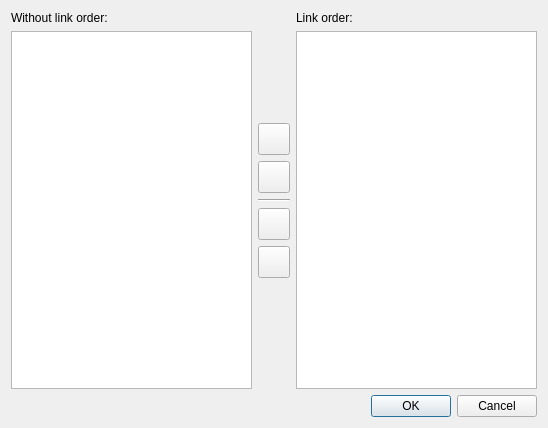
<?xml version="1.0" encoding="UTF-8"?>
<ui version="4.0">
 <class>DialogLinkOrderEditor</class>
 <widget class="QDialog" name="DialogLinkOrderEditor">
  <property name="geometry">
   <rect>
    <x>0</x>
    <y>0</y>
    <width>548</width>
    <height>428</height>
   </rect>
  </property>
  <property name="windowTitle">
   <string>Dialog</string>
  </property>
  <layout class="QVBoxLayout" name="verticalLayout_2">
   <item>
    <layout class="QHBoxLayout" name="horizontalLayout">
     <item>
      <layout class="QVBoxLayout" name="verticalLayout_3">
       <item>
        <widget class="QLabel" name="label">
         <property name="text">
          <string>Without link order:</string>
         </property>
        </widget>
       </item>
       <item>
        <widget class="QListWidget" name="listUnordered">
         <property name="alternatingRowColors">
          <bool>true</bool>
         </property>
        </widget>
       </item>
      </layout>
     </item>
     <item>
      <layout class="QVBoxLayout" name="verticalLayout">
       <item>
        <spacer name="verticalSpacer_2">
         <property name="orientation">
          <enum>Qt::Vertical</enum>
         </property>
         <property name="sizeHint" stdset="0">
          <size>
           <width>20</width>
           <height>40</height>
          </size>
         </property>
        </spacer>
       </item>
       <item>
        <widget class="QToolButton" name="buttonAdd">
         <property name="minimumSize">
          <size>
           <width>32</width>
           <height>32</height>
          </size>
         </property>
         <property name="icon">
          <iconset theme="add">
           <normaloff>.</normaloff>.</iconset>
         </property>
        </widget>
       </item>
       <item>
        <widget class="QToolButton" name="buttonRemove">
         <property name="minimumSize">
          <size>
           <width>32</width>
           <height>32</height>
          </size>
         </property>
         <property name="icon">
          <iconset theme="remove">
           <normaloff>.</normaloff>.</iconset>
         </property>
        </widget>
       </item>
       <item>
        <widget class="Line" name="line">
         <property name="orientation">
          <enum>Qt::Horizontal</enum>
         </property>
        </widget>
       </item>
       <item>
        <widget class="QToolButton" name="buttonMoveUp">
         <property name="minimumSize">
          <size>
           <width>32</width>
           <height>32</height>
          </size>
         </property>
         <property name="icon">
          <iconset theme="up">
           <normaloff>.</normaloff>.</iconset>
         </property>
        </widget>
       </item>
       <item>
        <widget class="QToolButton" name="buttonMoveDown">
         <property name="minimumSize">
          <size>
           <width>32</width>
           <height>32</height>
          </size>
         </property>
         <property name="icon">
          <iconset theme="down">
           <normaloff>.</normaloff>.</iconset>
         </property>
        </widget>
       </item>
       <item>
        <spacer name="verticalSpacer">
         <property name="orientation">
          <enum>Qt::Vertical</enum>
         </property>
         <property name="sizeHint" stdset="0">
          <size>
           <width>20</width>
           <height>40</height>
          </size>
         </property>
        </spacer>
       </item>
      </layout>
     </item>
     <item>
      <layout class="QVBoxLayout" name="verticalLayout_4">
       <item>
        <widget class="QLabel" name="label_2">
         <property name="text">
          <string>Link order:</string>
         </property>
        </widget>
       </item>
       <item>
        <widget class="QListWidget" name="listOrdered">
         <property name="dragDropMode">
          <enum>QAbstractItemView::InternalMove</enum>
         </property>
         <property name="alternatingRowColors">
          <bool>true</bool>
         </property>
        </widget>
       </item>
      </layout>
     </item>
    </layout>
   </item>
   <item>
    <widget class="QDialogButtonBox" name="buttonBox">
     <property name="orientation">
      <enum>Qt::Horizontal</enum>
     </property>
     <property name="standardButtons">
      <set>QDialogButtonBox::Cancel|QDialogButtonBox::Ok</set>
     </property>
    </widget>
   </item>
  </layout>
 </widget>
 <resources/>
 <connections>
  <connection>
   <sender>buttonBox</sender>
   <signal>accepted()</signal>
   <receiver>DialogLinkOrderEditor</receiver>
   <slot>accept()</slot>
   <hints>
    <hint type="sourcelabel">
     <x>248</x>
     <y>254</y>
    </hint>
    <hint type="destinationlabel">
     <x>157</x>
     <y>274</y>
    </hint>
   </hints>
  </connection>
  <connection>
   <sender>buttonBox</sender>
   <signal>rejected()</signal>
   <receiver>DialogLinkOrderEditor</receiver>
   <slot>reject()</slot>
   <hints>
    <hint type="sourcelabel">
     <x>316</x>
     <y>260</y>
    </hint>
    <hint type="destinationlabel">
     <x>286</x>
     <y>274</y>
    </hint>
   </hints>
  </connection>
 </connections>
</ui>
